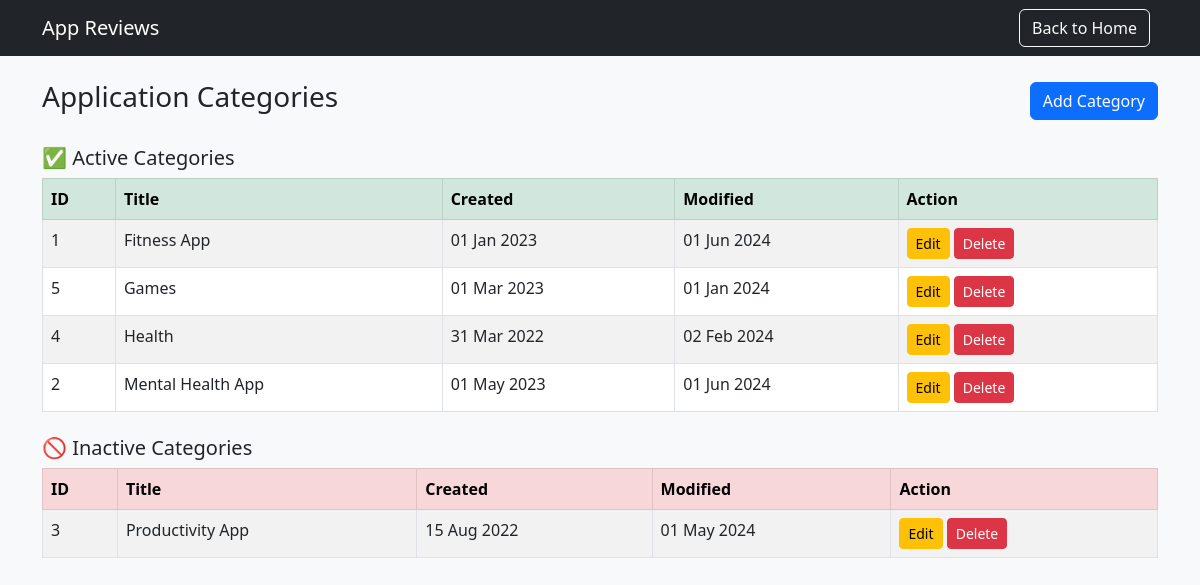
/categories.php, run on the app's committed database.
### tables this page shows
CREATE TABLE `categories` (
  `id` int(11) NOT NULL,
  `title` varchar(50) NOT NULL,
  `status` text NOT NULL,
  `created` date NOT NULL,
  `modified` date NOT NULL
);

### categories.php (the view, shortened to what this page needs)
<?php
include 'db.php';
$result = mysqli_query($conn, "SELECT * FROM categories ORDER BY status DESC, title ASC");
?>
<!DOCTYPE html>
<html>
<head>
    <link href="https://cdn.jsdelivr.net/npm/bootstrap@5.3.0/dist/css/bootstrap.min.css" rel="stylesheet">
</head>
<body class="bg-light">
<nav class="navbar navbar-expand-lg navbar-dark bg-dark mb-4">
    <div class="container">
        <a class="navbar-brand" href="#">App Reviews</a>
        <div>
            <a href="index.php" class="btn btn-outline-light me-2">Back to Home</a>
        </div>
    </div>
</nav>
<div class="container mt-4">
    <div class="d-flex justify-content-between align-items-center mb-3">
        <h3>Application Categories</h3>
        <div>
            <a href="create_category.php" class="btn btn-primary">Add Category</a>
        </div>
    </div>
    <?php
    $hasActive = false;
    $hasInactive = false;
    while ($row = mysqli_fetch_assoc($result)) {
        if ($row['status'] == 'active') {
            $active[] = $row;
            $hasActive = true;
        } else {
            $inactive[] = $row;
            $hasInactive = true;
        }
    }
    ?>
    <?php if ($hasActive): ?>
        <h5 class="mt-4">✅ Active Categories</h5>
        <table class="table table-bordered table-striped bg-white">
            <thead class="table-success">
                <tr>
                    <th>ID</th>
                    <th>Title</th>
                    <th>Created</th>
                    <th>Modified</th>
                    <th>Action</th>
                </tr>
            </thead>
            <tbody>
                <?php foreach($active as $row) { ?>
                    <tr>
                        <td><?= $row['id'] ?></td>
                        <td><?= $row['title'] ?></td>
                        <td><?= date('d M Y', strtotime($row['created'])) ?></td>
                        <td><?= date('d M Y', strtotime($row['modified'])) ?></td>
                        <td>
                            <a href="edit_category.php?id=<?= $row['id'] ?>" class="btn btn-sm btn-warning">Edit</a>
                            <a href="delete_category.php?id=<?= $row['id'] ?>" class="btn btn-sm btn-danger"
                               onclick="return confirm('Are you sure?')">Delete</a>
                        </td>
                    </tr>
                <?php } ?>
            </tbody>
        </table>
    <?php endif; ?>
    <?php if ($hasInactive): ?>
        <h5 class="mt-4">🚫 Inactive Categories</h5>
        <table class="table table-bordered table-striped bg-white">
            <thead class="table-danger">
                <tr>
                    <th>ID</th>
                    <th>Title</th>
                    <th>Created</th>
                    <th>Modified</th>
                    <th>Action</th>
                </tr>
            </thead>
            <tbody>
                <?php foreach($inactive as $row) { ?>
                    <tr>
                        <td><?= $row['id'] ?></td>
                        <td><?= $row['title'] ?></td>
                        <td><?= date('d M Y', strtotime($row['created'])) ?></td>
                        <td><?= date('d M Y', strtotime($row['modified'])) ?></td>
                        <td>
                            <a href="edit_category.php?id=<?= $row['id'] ?>" class="btn btn-sm btn-warning">Edit</a>
                            <a href="delete_category.php?id=<?= $row['id'] ?>" class="btn btn-sm btn-danger"
                               onclick="return confirm('Are you sure?')">Delete</a>
                        </td>
                    </tr>
                <?php } ?>
            </tbody>
        </table>
    <?php endif; ?>
</div>
</body>
</html>

### data on the page
categories: id "1", title "Fitness App", created "01 Jan 2023", modified "01 Jun 2024"
categories: id "5", title "Games", created "01 Mar 2023", modified "01 Jan 2024"
categories: id "4", title "Health", created "31 Mar 2022", modified "02 Feb 2024"
categories: id "2", title "Mental Health App", created "01 May 2023", modified "01 Jun 2024"
categories: id "3", title "Productivity App", created "15 Aug 2022", modified "01 May 2024"
